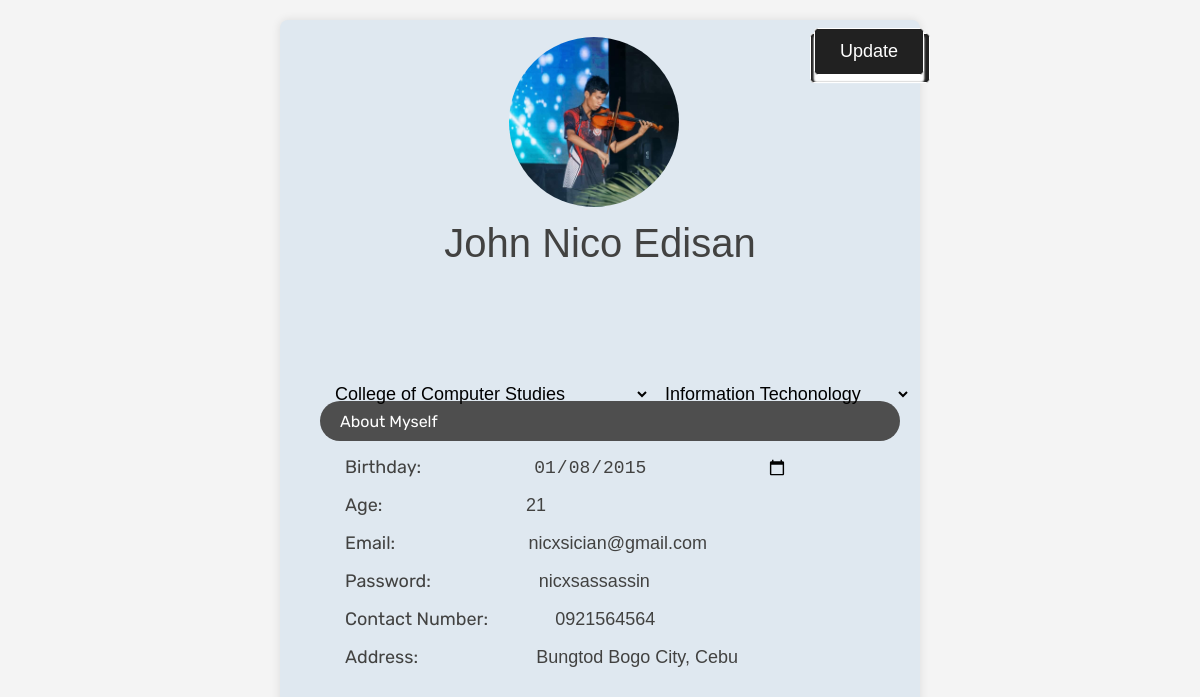
Screenshot of /CRMC_SYSTEM/updateStudent.php?studentID=5 with the database file from the repository.
### tables this page shows
CREATE TABLE `student` (
  `studentID` int(11) NOT NULL,
  `firstName` varchar(50) NOT NULL,
  `lastName` varchar(50) NOT NULL,
  `photo` varchar(100) NOT NULL,
  `birthdate` date NOT NULL,
  `age` int(11) NOT NULL,
  `email` varchar(50) NOT NULL,
  `password` varchar(50) NOT NULL,
  `contact` varchar(15) NOT NULL,
  `address` varchar(100) NOT NULL,
  `departmentID` int(11) NOT NULL,
  `courseID` int(11) NOT NULL,
  `yearLevel` int(11) NOT NULL
);

### CRMC_SYSTEM/updateStudent.php (the view, shortened to what this page needs)
<?php
if ($_SERVER["REQUEST_METHOD"] == "GET" && isset($_GET['studentID'])) {
    $studentID = $_GET['studentID'];
    $conn = new Connection();
    $pdo = $conn->openConnection();
    $stmt = $pdo->prepare("SELECT * FROM student WHERE studentID = ?");
    $stmt->execute([$studentID]);
    $student = $stmt->fetch(PDO::FETCH_ASSOC);
} else {
    header("Location: studentInfo.php");
    exit();
}
$stmtCourse = $pdo->query("SELECT * FROM department");
$courseses = $stmtCourse->fetchAll(PDO::FETCH_ASSOC);
$stmtCourse = $pdo->query("SELECT * FROM course");
$course = $stmtCourse->fetchAll(PDO::FETCH_ASSOC);
?>
<!DOCTYPE html>
<html lang="en">
<head>
</head>
<body>
<form method="POST" action="updateStudent.php" enctype="multipart/form-data">
    <div class="header">
    <div class="form-header">
    <div class="form-header">
    <input type="text" style="width: 100%;" name="fullName" value="<?= $student['firstName'] . ' ' . $student['lastName'] ?>">
</div>
    </div>
    </div>
    <div class="main-content">
        <div class="circle">About Myself</div>
        <div class="container">
        <label for="">Birthday:</label>
        <input style="margin-left: 21%;" id="birthdate" type="date" onchange="calculateAge()" name="birthdate" value="<?= $student['birthdate'] ?>">
    </div>
    <div class="container">
        <label for="">Age:</label>
        <input style="margin-left: 27%;" type="number" id="age" name="age" value="<?= $student['age'] ?>">
    </div>
    <div class="container">
        <label for="">Email:</label>
        <input style="margin-left: 25%;" type="text" name="email" value="<?= $student['email'] ?>">
    </div>
    <div class="container">
        <label for="">Password:</label>
        <input type="text" style="margin-left: 20%;" name="password" value="<?= $student['password'] ?>">
    </div>
    <div class="container">
        <label for="">Contact Number:</label>
        <input style="margin-left: 12%;" type="text" name="contact" value="<?= $student['contact'] ?>">
    </div>
    <div class="container">
        <label for="">Address:</label>
        <input style="margin-left: 22%;" type="text" name="address" value="<?= $student['address'] ?>">
    </div>
   </div>
   <div class="account">
    <div style="position: relative; top: 10px; right: 150px;" class="fcontainer">
    <select name="departmentID" onchange="updateCourseID(this)">
        <?php foreach ($courseses as $department): ?>
            <?php if ($student['departmentID'] == $department['departmentID']): ?>
                <option value="<?= $department['departmentID']; ?>" selected><?= $department['departmentName']; ?></option>
            <?php else: ?>
                <option value="<?= $department['departmentID']; ?>"><?= $department['departmentName']; ?></option>
            <?php endif; ?>
        <?php endforeach; ?>
    </select>
    </div>
</div>
<div class="account">
    <div style="position: relative; top: 10px; left: 180px;" class="fcontainer">
        <select style="width: 250px;" name="courseID" onchange="updateCourseID(this)">
            <?php foreach ($course as $courses): ?>
                <?php $courseName = str_replace('Bachelor of Science in ', '', $courses['courseName']); ?>
                <?php if ($student['courseID'] == $courses['courseID']): ?>
                    <option value="<?= $courses['courseID']; ?>" selected><?= $courseName; ?></option>
                <?php else: ?>
                    <option value="<?= $courses['courseID']; ?>"><?= $courseName; ?></option>
                <?php endif; ?>
            <?php endforeach; ?>
        </select>
    </div>
</div>
    <div class="photo">
            <label for="updateLogoInput" class="add-logo-button">
                <img src="<?= $student['photo']; ?>" alt="Department Logo" class="add-logo-preview" id="updateLogoPreview">
            </label>
        </div>
    <button name="updateStudent"><span> Update</span></button>
    </form>
</body>
</html>

### CRMC_SYSTEM/updateStudent.php (style rules this page uses)
body { font-family: 'Rubik', sans-serif; background-color: #f4f4f4; margin: 0; padding: 0; height: 100vh; color: #424241; }
input { border: none; background: transparent; font-size: 16px; width: 20%; color: #424241; }
.header { position: relative; top: 170px; left: 0; }
.form-header { width: 100%; display: flex; justify-content: center; }
.form-header input { font-size: 40px; text-align: center; }
form { background-color: #dfe8f0; padding: 30px 20px; border-radius: 8px; box-shadow: 0 0 10px rgba(0, 0, 0, 0.1); width: 50%; margin: 20px auto; height: 85vh; }
.main-content { padding: 0 20px; }
.circle { margin-top: 38vh; background: #4e4e4e; height: 5vh; width: 100%; display: flex; align-items: center; color: #fff; padding-left: 20px; border-radius: 30px; }
.fcontainer,.container { margin: 20px 25px 10px 25px; }
.container { margin-top: 15px; }
.fcontainer input, .container input { width: 50%; font-size: 18px; z-index: 999; }
.account { height: 10vh; width: 50%; position: absolute; top: 43%; left: 38%; }
.account select { border: none; background: transparent; font-size: 18px; }
.photo { position: absolute; top: 0; width: 0; right: 58%; }
label { font-size: 18px; }
.add-logo-button { display: inline-block; padding: 5px; color: #fff; border: none; border-radius: 50%; cursor: pointer; }
.add-logo-preview { max-width: 170px; max-height: 170px; margin-top: 8px; border-radius: 50%; }
button { padding: 0.1em 0.25em; width: 10em; height: 4.2em; background-color: #212121; border: 0.08em solid #fff; border-radius: 0.3em; font-size: 12px; cursor: pointer; position: relative; bottom:95%; left: 85%; }
button span { position: relative; display: flex; justify-content: center; align-items: center; bottom: 0.4em; width: 6em; height: 2.5em; background-color: #212121; border-radius: 0.2em; font-size: 1.5em; color: #fff; border: 0.08em solid #fff; box-shadow: 0 0.4em 0.1em 0.019em #fff; }
button span:not(hover) { transition: all 1s; }

### rows the page displays
student: fullName "John Nico Edisan", birthdate "01/08/2015", age "21", email "nicxsician@gmail.com", password "nicxsassassin", contact "0921564564", address "Bungtod Bogo City, Cebu", photo (picture)

### other values shown
form field departmentID "College of Computer Studies"
form field courseID "Information Techonology"
